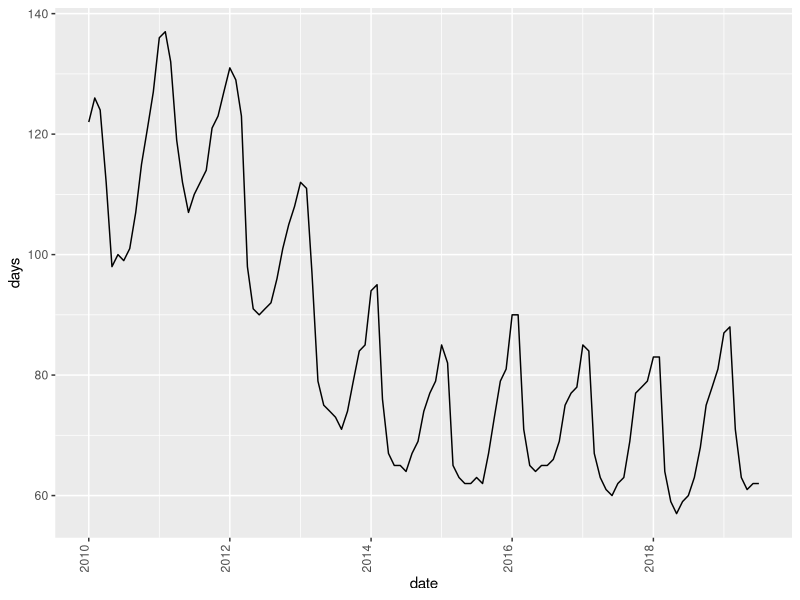
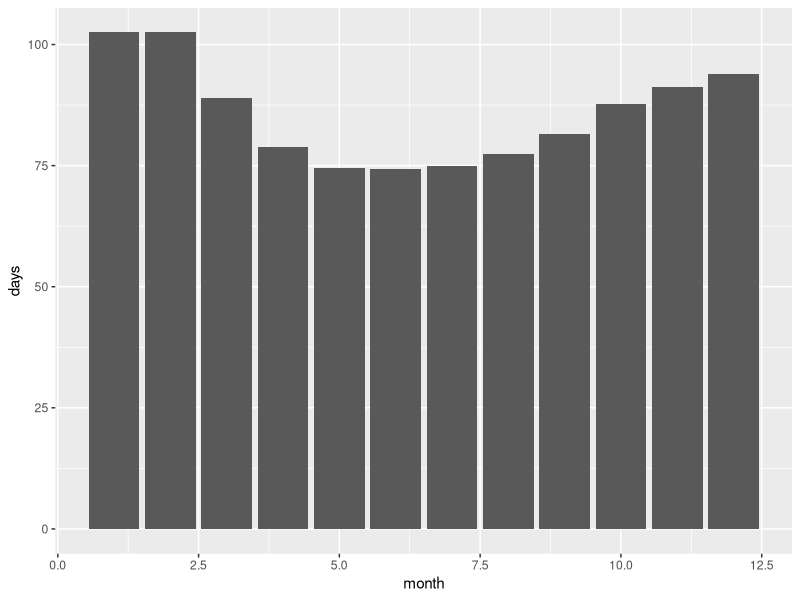
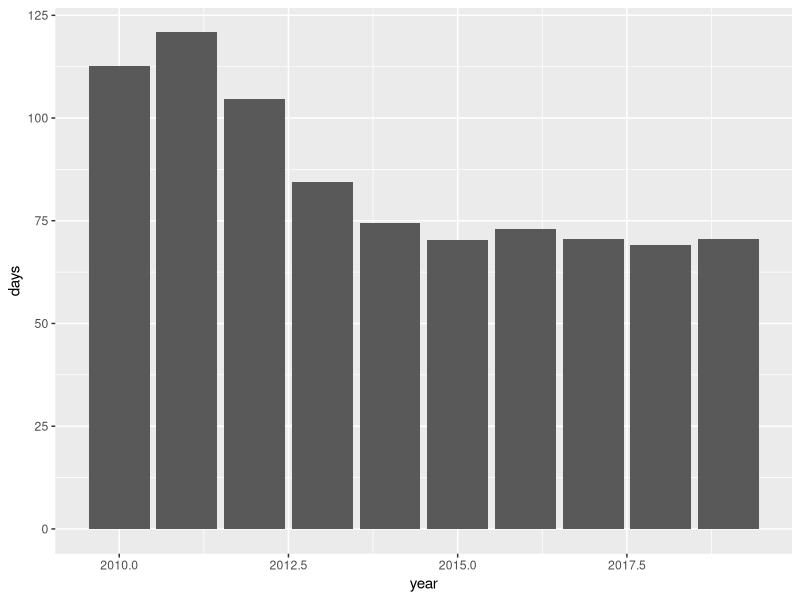
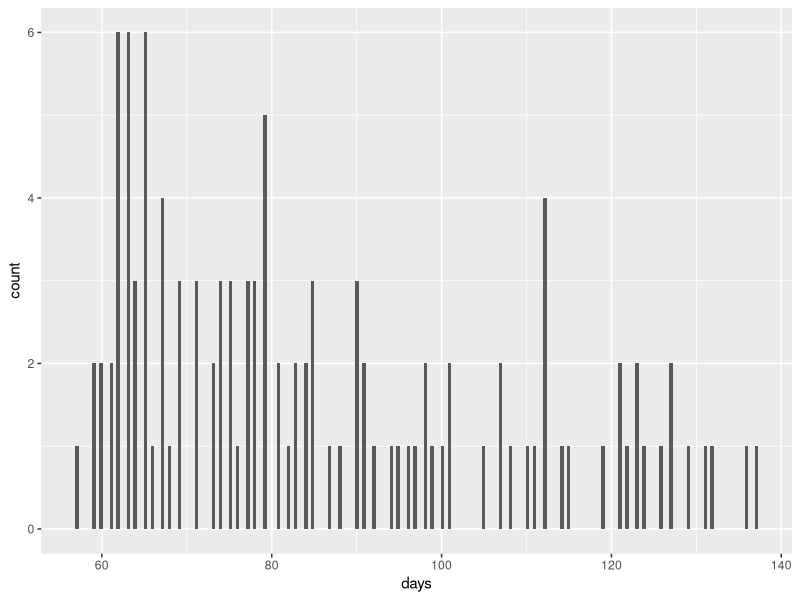

These charts were generated, in order, by the following R code:
## ---- chunk 1
knitr::opts_chunk$set(echo = TRUE)
library(tidyverse)
## ---- chunk 2
days_on_zillow <- readxl::read_excel(here::here("data", "prepped", "days_on_zillow_state.xlsx"))
## ---- chunk 3
summary(days_on_zillow)
## ---- chunk 4
tail(days_on_zillow)
## ---- chunk 5
days_texas <- days_on_zillow %>% 
  subset(RegionName == "texas")
tail(days_texas)
## ---- chunk 6
summary(days_texas)
## ---- chunk 7
ggplot(days_texas, aes(date, days)) +
  geom_line() +
  theme(axis.text.x = element_text(angle = 90, 
                                   hjust = 0, 
                                   vjust = 0))
## ---- chunk 8
ggplot(days_texas, aes(month, days)) +
  geom_bar(stat = "summary", fun.y = "mean")
## ---- chunk 9
ggplot(days_texas, aes(year, days)) +
  geom_bar(stat = "summary", fun.y = "mean")
## ---- chunk 10
ggplot(days_texas, aes(days)) +
  geom_histogram(bins = 200)
